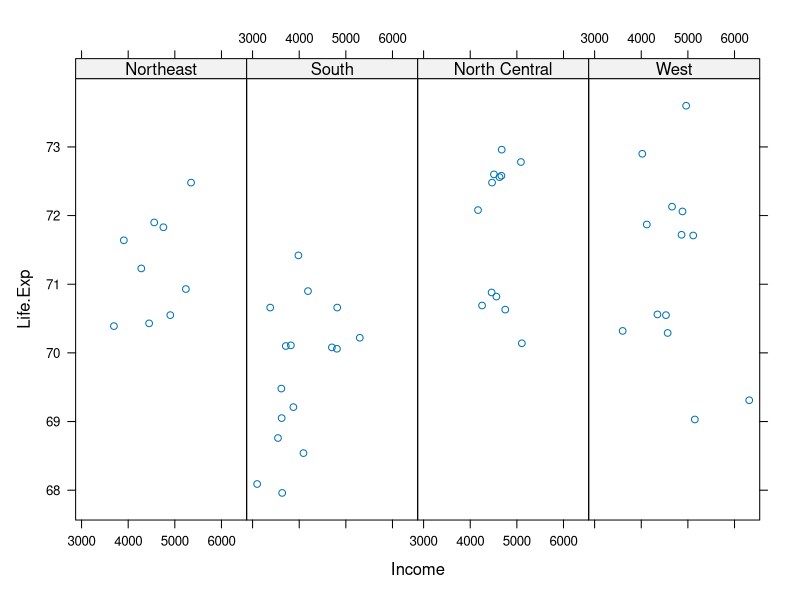

The R script that drew this image:
## ---- chunk 1
library(lattice)
data(state)
state <- data.frame(state.x77, region = state.region)
xyplot(Life.Exp ~ Income | region, data = state, layout = c(4, 1))
